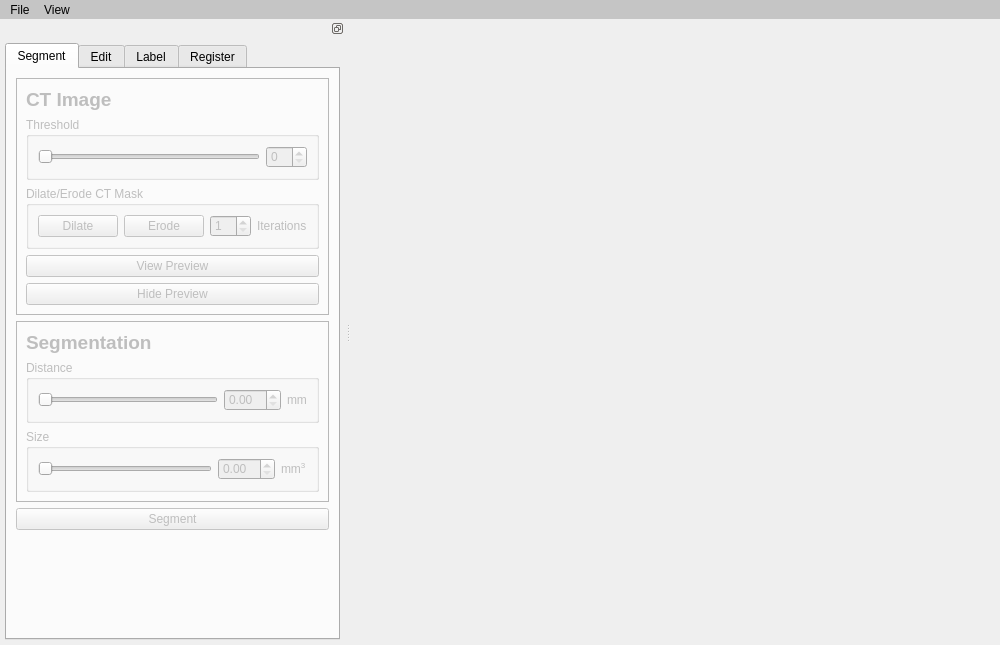
<?xml version="1.0" encoding="UTF-8"?>
<ui version="4.0">
 <class>MainWindow</class>
 <widget class="QMainWindow" name="MainWindow">
  <property name="geometry">
   <rect>
    <x>0</x>
    <y>0</y>
    <width>1000</width>
    <height>645</height>
   </rect>
  </property>
  <property name="windowTitle">
   <string>Interactive Electrode Registration</string>
  </property>
  <property name="styleSheet">
   <string notr="true">QMenuBar { 
	background-color: rgb(197, 197, 197);
}

QMenuBar::item {
	background-color: rgb(197, 197, 197);
	color: black;
}</string>
  </property>
  <widget class="QWidget" name="centralwidget">
   <layout class="QHBoxLayout" name="horizontalLayout"/>
  </widget>
  <widget class="QDockWidget" name="dockWidget">
   <property name="features">
    <set>QDockWidget::DockWidgetFloatable|QDockWidget::DockWidgetMovable</set>
   </property>
   <property name="allowedAreas">
    <set>Qt::LeftDockWidgetArea|Qt::RightDockWidgetArea</set>
   </property>
   <attribute name="dockWidgetArea">
    <number>1</number>
   </attribute>
   <widget class="QWidget" name="dockWidgetContents">
    <layout class="QVBoxLayout" name="verticalLayout_3">
     <property name="margin">
      <number>5</number>
     </property>
     <item>
      <widget class="QTabWidget" name="tabWidget">
       <property name="tabPosition">
        <enum>QTabWidget::North</enum>
       </property>
       <property name="tabShape">
        <enum>QTabWidget::Rounded</enum>
       </property>
       <property name="currentIndex">
        <number>0</number>
       </property>
       <property name="movable">
        <bool>true</bool>
       </property>
       <widget class="QWidget" name="tab_segment">
        <attribute name="title">
         <string>Segment</string>
        </attribute>
        <layout class="QVBoxLayout" name="verticalLayout_7">
         <item>
          <widget class="QFrame" name="frame_segment">
           <property name="enabled">
            <bool>false</bool>
           </property>
           <property name="frameShape">
            <enum>QFrame::StyledPanel</enum>
           </property>
           <property name="frameShadow">
            <enum>QFrame::Raised</enum>
           </property>
           <property name="lineWidth">
            <number>2</number>
           </property>
           <layout class="QVBoxLayout" name="verticalLayout">
            <item>
             <widget class="QLabel" name="label_11">
              <property name="font">
               <font>
                <pointsize>14</pointsize>
                <weight>75</weight>
                <bold>true</bold>
                <underline>false</underline>
               </font>
              </property>
              <property name="text">
               <string>CT Image</string>
              </property>
             </widget>
            </item>
            <item>
             <widget class="QGroupBox" name="groupBox">
              <property name="toolTip">
               <string>lower bound on a connected component's CT intensity</string>
              </property>
              <property name="title">
               <string>Threshold</string>
              </property>
              <layout class="QGridLayout" name="gridLayout_2">
               <item row="0" column="0">
                <widget class="QSlider" name="horizontalSlider_threshold">
                 <property name="orientation">
                  <enum>Qt::Horizontal</enum>
                 </property>
                </widget>
               </item>
               <item row="0" column="1">
                <widget class="QSpinBox" name="spinBox_threshold"/>
               </item>
              </layout>
             </widget>
            </item>
            <item>
             <widget class="QGroupBox" name="groupBox_2">
              <property name="toolTip">
               <string>lower bound on a connected component's CT intensity</string>
              </property>
              <property name="title">
               <string>Dilate/Erode CT Mask</string>
              </property>
              <layout class="QGridLayout" name="gridLayout_3">
               <item row="0" column="2">
                <widget class="QSpinBox" name="spinBox_iterations">
                 <property name="toolTip">
                  <string>Set the amount of iterations for the dilation/erosion algorithm.</string>
                 </property>
                 <property name="minimum">
                  <number>1</number>
                 </property>
                 <property name="maximum">
                  <number>20</number>
                 </property>
                </widget>
               </item>
               <item row="0" column="0">
                <widget class="QPushButton" name="pushButton_dilate">
                 <property name="text">
                  <string>Dilate</string>
                 </property>
                </widget>
               </item>
               <item row="0" column="1">
                <widget class="QPushButton" name="pushButton_erode">
                 <property name="text">
                  <string>Erode</string>
                 </property>
                </widget>
               </item>
               <item row="0" column="3">
                <widget class="QLabel" name="label_13">
                 <property name="text">
                  <string>Iterations</string>
                 </property>
                </widget>
               </item>
              </layout>
             </widget>
            </item>
            <item>
             <widget class="QPushButton" name="pushButton_preview_threshold">
              <property name="text">
               <string>View Preview</string>
              </property>
             </widget>
            </item>
            <item>
             <widget class="QPushButton" name="pushButton_hide_preview">
              <property name="enabled">
               <bool>false</bool>
              </property>
              <property name="text">
               <string>Hide Preview</string>
              </property>
             </widget>
            </item>
           </layout>
          </widget>
         </item>
         <item>
          <widget class="QFrame" name="frame_segment_config">
           <property name="enabled">
            <bool>false</bool>
           </property>
           <property name="frameShape">
            <enum>QFrame::StyledPanel</enum>
           </property>
           <property name="frameShadow">
            <enum>QFrame::Raised</enum>
           </property>
           <layout class="QVBoxLayout" name="verticalLayout_6">
            <item>
             <widget class="QLabel" name="label_12">
              <property name="font">
               <font>
                <pointsize>14</pointsize>
                <weight>75</weight>
                <bold>true</bold>
               </font>
              </property>
              <property name="text">
               <string>Segmentation</string>
              </property>
             </widget>
            </item>
            <item>
             <widget class="QGroupBox" name="groupBox_heuristic_distance">
              <property name="toolTip">
               <string>upper bound on a connected component's distance to dura</string>
              </property>
              <property name="title">
               <string>Distance</string>
              </property>
              <layout class="QHBoxLayout" name="horizontalLayout_3">
               <item>
                <widget class="QSlider" name="horizontalSlider_distance">
                 <property name="orientation">
                  <enum>Qt::Horizontal</enum>
                 </property>
                 <property name="invertedControls">
                  <bool>false</bool>
                 </property>
                 <property name="tickPosition">
                  <enum>QSlider::NoTicks</enum>
                 </property>
                </widget>
               </item>
               <item>
                <widget class="QDoubleSpinBox" name="doubleSpinBox_distance"/>
               </item>
               <item>
                <widget class="QLabel" name="label">
                 <property name="text">
                  <string>mm</string>
                 </property>
                </widget>
               </item>
              </layout>
             </widget>
            </item>
            <item>
             <widget class="QGroupBox" name="groupBox_heuristic_size">
              <property name="toolTip">
               <string>lower bound on a connected component's size</string>
              </property>
              <property name="title">
               <string>Size</string>
              </property>
              <layout class="QHBoxLayout" name="horizontalLayout_4">
               <item>
                <widget class="QSlider" name="horizontalSlider_size">
                 <property name="orientation">
                  <enum>Qt::Horizontal</enum>
                 </property>
                </widget>
               </item>
               <item>
                <widget class="QDoubleSpinBox" name="doubleSpinBox_size"/>
               </item>
               <item>
                <widget class="QLabel" name="label_2">
                 <property name="text">
                  <string>mm&lt;sup&gt;3&lt;/sup&gt;</string>
                 </property>
                 <property name="textFormat">
                  <enum>Qt::RichText</enum>
                 </property>
                </widget>
               </item>
              </layout>
             </widget>
            </item>
           </layout>
          </widget>
         </item>
         <item>
          <widget class="QPushButton" name="pushButton_segment">
           <property name="enabled">
            <bool>false</bool>
           </property>
           <property name="text">
            <string>Segment</string>
           </property>
          </widget>
         </item>
         <item>
          <spacer name="verticalSpacer">
           <property name="orientation">
            <enum>Qt::Vertical</enum>
           </property>
           <property name="sizeHint" stdset="0">
            <size>
             <width>20</width>
             <height>40</height>
            </size>
           </property>
          </spacer>
         </item>
        </layout>
       </widget>
       <widget class="QWidget" name="tab_edit">
        <property name="enabled">
         <bool>false</bool>
        </property>
        <attribute name="title">
         <string>Edit</string>
        </attribute>
        <layout class="QVBoxLayout" name="verticalLayout_2">
         <item>
          <widget class="QTreeView" name="treeView_edit">
           <property name="alternatingRowColors">
            <bool>true</bool>
           </property>
           <property name="selectionMode">
            <enum>QAbstractItemView::MultiSelection</enum>
           </property>
          </widget>
         </item>
         <item>
          <layout class="QHBoxLayout" name="horizontalLayout_9">
           <item>
            <spacer name="horizontalSpacer_2">
             <property name="orientation">
              <enum>Qt::Horizontal</enum>
             </property>
             <property name="sizeHint" stdset="0">
              <size>
               <width>40</width>
               <height>20</height>
              </size>
             </property>
            </spacer>
           </item>
           <item>
            <widget class="QLabel" name="label_edit_select_count">
             <property name="sizePolicy">
              <sizepolicy hsizetype="Minimum" vsizetype="Preferred">
               <horstretch>0</horstretch>
               <verstretch>0</verstretch>
              </sizepolicy>
             </property>
             <property name="text">
              <string>0</string>
             </property>
            </widget>
           </item>
           <item>
            <widget class="QLabel" name="label_6">
             <property name="text">
              <string>Selected</string>
             </property>
            </widget>
           </item>
          </layout>
         </item>
         <item>
          <layout class="QHBoxLayout" name="horizontalLayout_7">
           <item>
            <widget class="QLabel" name="label_edit_electrode_count">
             <property name="sizePolicy">
              <sizepolicy hsizetype="Minimum" vsizetype="Preferred">
               <horstretch>0</horstretch>
               <verstretch>0</verstretch>
              </sizepolicy>
             </property>
             <property name="text">
              <string/>
             </property>
            </widget>
           </item>
           <item>
            <widget class="QLabel" name="label_7">
             <property name="text">
              <string>Electrodes </string>
             </property>
            </widget>
           </item>
           <item>
            <spacer name="horizontalSpacer">
             <property name="orientation">
              <enum>Qt::Horizontal</enum>
             </property>
             <property name="sizeHint" stdset="0">
              <size>
               <width>40</width>
               <height>20</height>
              </size>
             </property>
            </spacer>
           </item>
           <item>
            <widget class="QLabel" name="label_component_count">
             <property name="sizePolicy">
              <sizepolicy hsizetype="Minimum" vsizetype="Preferred">
               <horstretch>0</horstretch>
               <verstretch>0</verstretch>
              </sizepolicy>
             </property>
             <property name="text">
              <string/>
             </property>
            </widget>
           </item>
           <item>
            <widget class="QLabel" name="label_5">
             <property name="text">
              <string>Components</string>
             </property>
            </widget>
           </item>
          </layout>
         </item>
         <item>
          <widget class="Line" name="line">
           <property name="orientation">
            <enum>Qt::Horizontal</enum>
           </property>
          </widget>
         </item>
         <item>
          <layout class="QHBoxLayout" name="horizontalLayout_10">
           <item>
            <widget class="QPushButton" name="pushButton_remove">
             <property name="text">
              <string>Remove</string>
             </property>
             <property name="shortcut">
              <string>Del</string>
             </property>
            </widget>
           </item>
           <item>
            <widget class="QPushButton" name="pushButton_restore">
             <property name="text">
              <string>Restore</string>
             </property>
             <property name="shortcut">
              <string>Shift+Del</string>
             </property>
            </widget>
           </item>
          </layout>
         </item>
         <item>
          <layout class="QHBoxLayout" name="horizontalLayout_5">
           <item>
            <widget class="QLabel" name="label_3">
             <property name="text">
              <string>Pieces</string>
             </property>
            </widget>
           </item>
           <item>
            <widget class="QSpinBox" name="spinBox_split">
             <property name="sizePolicy">
              <sizepolicy hsizetype="Minimum" vsizetype="Fixed">
               <horstretch>1</horstretch>
               <verstretch>0</verstretch>
              </sizepolicy>
             </property>
             <property name="minimum">
              <number>2</number>
             </property>
            </widget>
           </item>
           <item>
            <widget class="QPushButton" name="pushButton_split">
             <property name="text">
              <string>&amp;Split</string>
             </property>
             <property name="shortcut">
              <string>S</string>
             </property>
            </widget>
           </item>
          </layout>
         </item>
         <item>
          <widget class="QPushButton" name="pushButton_clear">
           <property name="text">
            <string>&amp;Clear Selection</string>
           </property>
           <property name="shortcut">
            <string>C</string>
           </property>
          </widget>
         </item>
        </layout>
       </widget>
       <widget class="QWidget" name="tab_label">
        <property name="enabled">
         <bool>false</bool>
        </property>
        <attribute name="title">
         <string>Label</string>
        </attribute>
        <layout class="QVBoxLayout" name="verticalLayout_5">
         <item>
          <widget class="QTableView" name="tableView_label">
           <property name="alternatingRowColors">
            <bool>true</bool>
           </property>
           <property name="selectionBehavior">
            <enum>QAbstractItemView::SelectRows</enum>
           </property>
           <property name="sortingEnabled">
            <bool>true</bool>
           </property>
          </widget>
         </item>
         <item>
          <layout class="QHBoxLayout" name="horizontalLayout_12">
           <item>
            <spacer name="horizontalSpacer_5">
             <property name="orientation">
              <enum>Qt::Horizontal</enum>
             </property>
             <property name="sizeHint" stdset="0">
              <size>
               <width>40</width>
               <height>20</height>
              </size>
             </property>
            </spacer>
           </item>
           <item>
            <widget class="QLabel" name="label_label_select_count">
             <property name="sizePolicy">
              <sizepolicy hsizetype="Minimum" vsizetype="Preferred">
               <horstretch>0</horstretch>
               <verstretch>0</verstretch>
              </sizepolicy>
             </property>
             <property name="text">
              <string>0</string>
             </property>
            </widget>
           </item>
           <item>
            <widget class="QLabel" name="label_10">
             <property name="text">
              <string>Selected</string>
             </property>
            </widget>
           </item>
          </layout>
         </item>
         <item>
          <widget class="QPushButton" name="pushButton_electrodeNumbering">
           <property name="text">
            <string>Start Electrode Numbering</string>
           </property>
           <property name="checkable">
            <bool>false</bool>
           </property>
          </widget>
         </item>
         <item>
          <layout class="QHBoxLayout" name="horizontalLayout_8">
           <item>
            <widget class="QLineEdit" name="lineEdit_grid_label"/>
           </item>
           <item>
            <widget class="QPushButton" name="pushButton_assign_grid_label">
             <property name="text">
              <string>&amp;Assign Grid Label</string>
             </property>
             <property name="shortcut">
              <string>A</string>
             </property>
            </widget>
           </item>
          </layout>
         </item>
         <item>
          <widget class="QPushButton" name="pushButton_label_clear">
           <property name="text">
            <string>&amp;Clear Selection</string>
           </property>
           <property name="shortcut">
            <string>C</string>
           </property>
          </widget>
         </item>
        </layout>
       </widget>
       <widget class="QWidget" name="tab_register">
        <property name="enabled">
         <bool>false</bool>
        </property>
        <attribute name="title">
         <string>Register</string>
        </attribute>
        <layout class="QGridLayout" name="gridLayout_4">
         <item row="1" column="0">
          <layout class="QHBoxLayout" name="horizontalLayout_6">
           <item>
            <spacer name="horizontalSpacer_4">
             <property name="orientation">
              <enum>Qt::Horizontal</enum>
             </property>
             <property name="sizeHint" stdset="0">
              <size>
               <width>40</width>
               <height>20</height>
              </size>
             </property>
            </spacer>
           </item>
           <item>
            <widget class="QLabel" name="label_register_select_count">
             <property name="sizePolicy">
              <sizepolicy hsizetype="Minimum" vsizetype="Preferred">
               <horstretch>0</horstretch>
               <verstretch>0</verstretch>
              </sizepolicy>
             </property>
             <property name="text">
              <string>0</string>
             </property>
            </widget>
           </item>
           <item>
            <widget class="QLabel" name="label_8">
             <property name="text">
              <string>Selected</string>
             </property>
            </widget>
           </item>
          </layout>
         </item>
         <item row="0" column="0">
          <widget class="QListView" name="listView_register">
           <property name="sizePolicy">
            <sizepolicy hsizetype="Expanding" vsizetype="Expanding">
             <horstretch>0</horstretch>
             <verstretch>0</verstretch>
            </sizepolicy>
           </property>
           <property name="alternatingRowColors">
            <bool>true</bool>
           </property>
           <property name="selectionMode">
            <enum>QAbstractItemView::MultiSelection</enum>
           </property>
          </widget>
         </item>
         <item row="2" column="0">
          <layout class="QHBoxLayout" name="horizontalLayout_11">
           <item>
            <widget class="QLabel" name="label_register_complete_count">
             <property name="sizePolicy">
              <sizepolicy hsizetype="Minimum" vsizetype="Preferred">
               <horstretch>0</horstretch>
               <verstretch>0</verstretch>
              </sizepolicy>
             </property>
             <property name="text">
              <string>0</string>
             </property>
            </widget>
           </item>
           <item>
            <widget class="QLabel" name="label_9">
             <property name="text">
              <string>Registered</string>
             </property>
            </widget>
           </item>
           <item>
            <spacer name="horizontalSpacer_3">
             <property name="orientation">
              <enum>Qt::Horizontal</enum>
             </property>
             <property name="sizeHint" stdset="0">
              <size>
               <width>40</width>
               <height>20</height>
              </size>
             </property>
            </spacer>
           </item>
           <item>
            <widget class="QLabel" name="label_register_electrode_count">
             <property name="text">
              <string>0</string>
             </property>
            </widget>
           </item>
           <item>
            <widget class="QLabel" name="label_4">
             <property name="text">
              <string>Electrodes</string>
             </property>
            </widget>
           </item>
          </layout>
         </item>
         <item row="13" column="0">
          <widget class="Line" name="line_2">
           <property name="orientation">
            <enum>Qt::Horizontal</enum>
           </property>
          </widget>
         </item>
         <item row="5" column="0">
          <layout class="QHBoxLayout" name="horizontalLayout_2">
           <item>
            <widget class="QPushButton" name="pushButton_register_clear">
             <property name="text">
              <string>&amp;Clear Selection</string>
             </property>
             <property name="shortcut">
              <string>C</string>
             </property>
            </widget>
           </item>
           <item>
            <widget class="QPushButton" name="pushButton_unregister">
             <property name="text">
              <string>&amp;Unregister</string>
             </property>
             <property name="shortcut">
              <string>U</string>
             </property>
            </widget>
           </item>
          </layout>
         </item>
         <item row="3" column="0">
          <layout class="QGridLayout" name="gridLayout">
           <item row="0" column="3">
            <widget class="QSpinBox" name="spinbox_Diameter">
             <property name="toolTip">
              <string>Diameter of the normals being averaged around the electrode. </string>
             </property>
             <property name="minimum">
              <number>1</number>
             </property>
             <property name="maximum">
              <number>40</number>
             </property>
             <property name="value">
              <number>20</number>
             </property>
            </widget>
           </item>
           <item row="0" column="2">
            <widget class="QLabel" name="label_14">
             <property name="minimumSize">
              <size>
               <width>100</width>
               <height>27</height>
              </size>
             </property>
             <property name="text">
              <string>Diameter</string>
             </property>
            </widget>
           </item>
           <item row="0" column="0" colspan="2">
            <widget class="QPushButton" name="pushButton_AvgSurfNormal">
             <property name="enabled">
              <bool>false</bool>
             </property>
             <property name="font">
              <font>
               <weight>75</weight>
               <bold>true</bold>
              </font>
             </property>
             <property name="toolTip">
              <string>This projection uses the average surface normals calculated from a diameter around the electrode. </string>
             </property>
             <property name="text">
              <string>Project</string>
             </property>
             <property name="shortcut">
              <string>B</string>
             </property>
            </widget>
           </item>
          </layout>
         </item>
         <item row="8" column="0">
          <layout class="QHBoxLayout" name="horizontalLayout_13">
           <item>
            <widget class="QPushButton" name="pushButton_nearest">
             <property name="toolTip">
              <string>This projection just projects to the nearest vertex (euclidean distance) of the suface model.</string>
             </property>
             <property name="text">
              <string>Alt. projection: Nearest vertex</string>
             </property>
             <property name="shortcut">
              <string>N</string>
             </property>
            </widget>
           </item>
           <item>
            <widget class="QPushButton" name="pushButton_export">
             <property name="text">
              <string>&amp;Export...</string>
             </property>
             <property name="shortcut">
              <string>E</string>
             </property>
            </widget>
           </item>
          </layout>
         </item>
         <item row="7" column="0">
          <layout class="QHBoxLayout" name="horizontalLayout_14">
           <item>
            <widget class="QPushButton" name="pushButton_saveElectrodes">
             <property name="text">
              <string>Save hd_grid.mat</string>
             </property>
            </widget>
           </item>
           <item>
            <widget class="QPushButton" name="saveDBSlead">
             <property name="enabled">
              <bool>false</bool>
             </property>
             <property name="text">
              <string>save DBS lead</string>
             </property>
            </widget>
           </item>
          </layout>
         </item>
        </layout>
       </widget>
      </widget>
     </item>
    </layout>
   </widget>
  </widget>
  <widget class="QMenuBar" name="menubar">
   <property name="geometry">
    <rect>
     <x>0</x>
     <y>0</y>
     <width>1000</width>
     <height>25</height>
    </rect>
   </property>
   <property name="autoFillBackground">
    <bool>false</bool>
   </property>
   <property name="nativeMenuBar">
    <bool>false</bool>
   </property>
   <widget class="QMenu" name="menuFile">
    <property name="title">
     <string>File</string>
    </property>
    <addaction name="actionOpen"/>
    <addaction name="actionOpenPial"/>
    <addaction name="actionOpenProject"/>
   </widget>
   <widget class="QMenu" name="menuView">
    <property name="title">
     <string>View</string>
    </property>
    <addaction name="actionShowPial"/>
    <addaction name="actionHideThresholdingPreview"/>
    <addaction name="actionShow_Electrode_ID"/>
   </widget>
   <addaction name="menuFile"/>
   <addaction name="menuView"/>
  </widget>
  <action name="actionOpen">
   <property name="text">
    <string>Open CT/dura...</string>
   </property>
  </action>
  <action name="actionOpenProject">
   <property name="text">
    <string>Open Project...</string>
   </property>
  </action>
  <action name="actionSaveProject">
   <property name="text">
    <string>Save Project</string>
   </property>
   <property name="shortcut">
    <string>Ctrl+S</string>
   </property>
  </action>
  <action name="actionRecentProjects">
   <property name="text">
    <string>Recent Projects</string>
   </property>
  </action>
  <action name="actionAbout">
   <property name="text">
    <string>About</string>
   </property>
  </action>
  <action name="actionSaveProjectAs">
   <property name="text">
    <string>Save Project As...</string>
   </property>
  </action>
  <action name="actionOpenPial">
   <property name="text">
    <string>Open Pial...</string>
   </property>
  </action>
  <action name="actionShowPial">
   <property name="checkable">
    <bool>true</bool>
   </property>
   <property name="text">
    <string>Show Pial</string>
   </property>
  </action>
  <action name="actionHideThresholdingPreview">
   <property name="text">
    <string>Hide Thresholding Preview</string>
   </property>
  </action>
  <action name="actionExport_segmentation_dataset">
   <property name="text">
    <string>Export Segmentation Dataset</string>
   </property>
  </action>
  <action name="actionShow_Electrode_ID">
   <property name="checkable">
    <bool>true</bool>
   </property>
   <property name="text">
    <string>Show Electrode ID</string>
   </property>
  </action>
  <action name="actionAbout_Qt">
   <property name="text">
    <string>About Qt</string>
   </property>
  </action>
  <action name="actionReport_an_issue">
   <property name="text">
    <string>Report an Issue...</string>
   </property>
  </action>
  <action name="actionDocumentation">
   <property name="text">
    <string>Documentation</string>
   </property>
  </action>
  <action name="actionSource_Repository">
   <property name="text">
    <string>Source Repository</string>
   </property>
  </action>
  <action name="actionLicense">
   <property name="text">
    <string>License</string>
   </property>
  </action>
 </widget>
 <resources/>
 <connections>
  <connection>
   <sender>horizontalSlider_threshold</sender>
   <signal>sliderMoved(int)</signal>
   <receiver>spinBox_threshold</receiver>
   <slot>setValue(int)</slot>
   <hints>
    <hint type="sourcelabel">
     <x>107</x>
     <y>134</y>
    </hint>
    <hint type="destinationlabel">
     <x>219</x>
     <y>134</y>
    </hint>
   </hints>
  </connection>
  <connection>
   <sender>spinBox_threshold</sender>
   <signal>valueChanged(int)</signal>
   <receiver>horizontalSlider_threshold</receiver>
   <slot>setValue(int)</slot>
   <hints>
    <hint type="sourcelabel">
     <x>219</x>
     <y>134</y>
    </hint>
    <hint type="destinationlabel">
     <x>107</x>
     <y>134</y>
    </hint>
   </hints>
  </connection>
  <connection>
   <sender>pushButton_hide_preview</sender>
   <signal>clicked()</signal>
   <receiver>actionHideThresholdingPreview</receiver>
   <slot>trigger()</slot>
   <hints>
    <hint type="sourcelabel">
     <x>164</x>
     <y>255</y>
    </hint>
    <hint type="destinationlabel">
     <x>-1</x>
     <y>-1</y>
    </hint>
   </hints>
  </connection>
  <connection>
   <sender>pushButton_clear</sender>
   <signal>clicked()</signal>
   <receiver>treeView_edit</receiver>
   <slot>clearSelection()</slot>
   <hints>
    <hint type="sourcelabel">
     <x>143</x>
     <y>615</y>
    </hint>
    <hint type="destinationlabel">
     <x>143</x>
     <y>261</y>
    </hint>
   </hints>
  </connection>
  <connection>
   <sender>pushButton_register_clear</sender>
   <signal>clicked()</signal>
   <receiver>listView_register</receiver>
   <slot>clearSelection()</slot>
   <hints>
    <hint type="sourcelabel">
     <x>143</x>
     <y>615</y>
    </hint>
    <hint type="destinationlabel">
     <x>143</x>
     <y>262</y>
    </hint>
   </hints>
  </connection>
  <connection>
   <sender>pushButton_label_clear</sender>
   <signal>clicked()</signal>
   <receiver>tableView_label</receiver>
   <slot>clearSelection()</slot>
   <hints>
    <hint type="sourcelabel">
     <x>143</x>
     <y>582</y>
    </hint>
    <hint type="destinationlabel">
     <x>143</x>
     <y>328</y>
    </hint>
   </hints>
  </connection>
  <connection>
   <sender>lineEdit_grid_label</sender>
   <signal>returnPressed()</signal>
   <receiver>pushButton_assign_grid_label</receiver>
   <slot>click()</slot>
   <hints>
    <hint type="sourcelabel">
     <x>89</x>
     <y>548</y>
    </hint>
    <hint type="destinationlabel">
     <x>236</x>
     <y>548</y>
    </hint>
   </hints>
  </connection>
 </connections>
</ui>
